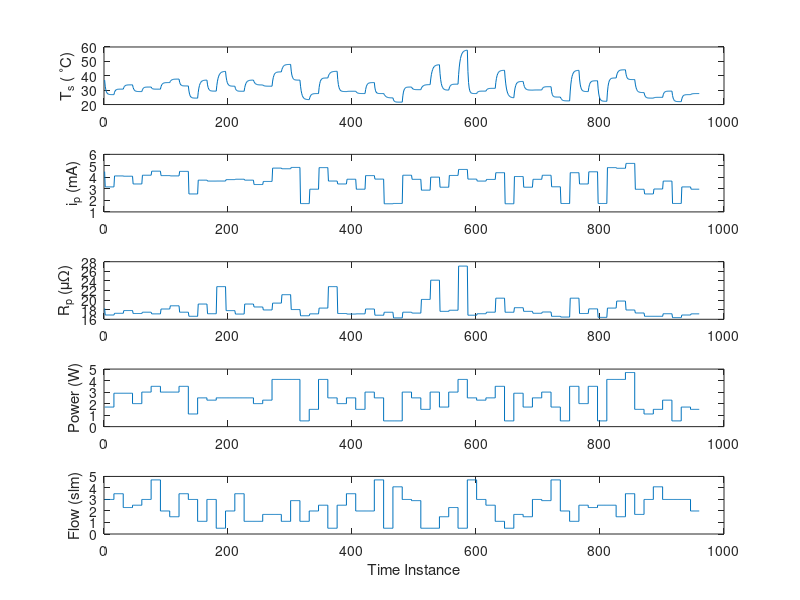

Here is the MATLAB script that generated this plot: (Note: this script raises an error after producing the figure.)
clear all

% Get current directory
directory = pwd;

%%%%%%%%%%%%%%%%%%%%%%%%%%%%%%%%%%%%%%%%%%%%%%%%%%%%%%%%%%%%%%%%%%%%%%%%%%%
% LOAD COLLECTED DATA
%%%%%%%%%%%%%%%%%%%%%%%%%%%%%%%%%%%%%%%%%%%%%%%%%%%%%%%%%%%%%%%%%%%%%%%%%%%
% Choose if you want to overwrite the datasets
overwriteData = 1;

% Sampling time
Tsampling = 0.5;

% Load DAE data
data = load('DAE_data');

x1_data = data.xdVec(2,:)*300-273; % Ts in oC
x2_data = data.xaVec(1,:);         % ip in mA
x3_data = data.xaVec(3,:);         % Rp in 1e-5 Ohm
u1_data = data.uSequence(1,:);     % P_set in W
u2_data = data.uSequence(2,:);     % Flow in slm

% Plot the data to visualize it
figure(1)
subplot(5, 1, 1)
plot(x1_data)
ylabel('T_s ( ^\circC)')
subplot(5, 1, 2)
plot(x2_data)
ylabel('i_p (mA)')
subplot(5, 1, 3)
plot(x3_data)
ylabel('R_p (\mu\Omega)')
subplot(5, 1, 4)
stairs(u1_data)
ylabel('Power (W)')
subplot(5, 1, 5)
stairs(u2_data)
ylabel('Flow (slm)')
xlabel('Time Instance')


%%%%%%%%%%%%%%%%%%%%%%%%%%%%%%%%%%%%%%%%%%%%%%%%%%%%%%%%%%%%%%%%%%%%%%%%%%%
% IDENTIFY THE MODEL
%%%%%%%%%%%%%%%%%%%%%%%%%%%%%%%%%%%%%%%%%%%%%%%%%%%%%%%%%%%%%%%%%%%%%%%%%%%

% Translate to the origin
x1ss = mean(x1_data(1:5));     % Ts
x2ss = mean(x2_data(1:5));     % ip
x3ss = mean(x3_data(1:5));     % Rp
u1ss = mean(u1_data(1:5));     % P
u2ss = mean(u2_data(1:5));     % q

steadyStates = [x1ss, x2ss, x3ss, u1ss, u2ss];
disp(['Steady States = ', num2str(steadyStates)]);


% Work with deviation variables
x1data = x1_data -x1ss;
x2data = x2_data -x2ss;
x3data = x3_data -x3ss;
u1data = u1_data -u1ss;
u2data = u2_data -u2ss;


xdata = [x1data; x2data]';
udata = [u1data; u2data]';

subIDdata = iddata(xdata, udata, Tsampling);
Ndata = subIDdata.N;

modelOrder = size(xdata,2);
% opt = ssestOptions('OutputWeight', [1,0;0,1]);
% sys = ssest(subIDdata,modelOrder, 'DisturbanceModel', 'none', 'Form', 'canonical', 'Ts',Tsampling);
sys = n4sid(subIDdata, modelOrder, 'DisturbanceModel', 'none', 'Form', 'canonical', 'Ts',Tsampling);
% sys = ssregest(subIDdata,modelOrder, 'DisturbanceModel', 'none','Form', 'canonical', 'Ts',1.3);

A = sys.A;
B = sys.B; 
C = sys.C; 


%%%%%%%%%%%%%%%%%%%%%%%%%%%%%%%%%%%%%%%%%%%%%%%%%%%%%%%%%%%%%%%%%%%%%%%%%%%
% VERIFY THE MODEL GRAPHICALLY
%%%%%%%%%%%%%%%%%%%%%%%%%%%%%%%%%%%%%%%%%%%%%%%%%%%%%%%%%%%%%%%%%%%%%%%%%%%

simTime = 0:Tsampling:Tsampling*(size(udata,1)-1);
xCompare = lsim(sys, udata, simTime, xdata(1,:)');
wmaxTrain = max(xdata-xCompare);
wminTrain = min(xdata-xCompare);



%{
figure(2)
subplot(2,1,1)
plot(yCompare(:,1))
hold on
plot(ydata(:,1))
ylabel('Surface Tempearture/C')
subplot(2,1,2)
plot(yCompare(:,2))
hold on
plot(ydata(:,2))
ylabel('Intensity/ a.u.')
xlabel('Time Instance')
legend('Linear Model', 'Experimental Data')
%}

% opt = compareOptions('InitialCondition',ydata(1,:)');
opt = compareOptions('InitialCondition',xdata(1,:)');
figure(2)
compare(subIDdata, sys, opt)
xlabel('Time/s')
legend('Experimental Data', 'Linear Model')


%{
%%
%%%%%%%%%%%%%%%%%%%%%%%%%%%%%%%%%%%%%%%%%%%%%%%%%%%%%%%%%%%%%%%%%%%%%%%%%%%
% VALIDATE MODEL
%%%%%%%%%%%%%%%%%%%%%%%%%%%%%%%%%%%%%%%%%%%%%%%%%%%%%%%%%%%%%%%%%%%%%%%%%%%

% Load and clean the validation dataset
% dataFile = '/users/adbonzanini/Box Sync/Berkeley/Research/Experimental Data/Data_glass_metal/PI_Server_Out_2018-07-05_153054.004726-power_step_metal';
% dataValidation = csvread(dataFile,1, 0);
% dataValidation = dataValidation(1:end-50, :);

% Remove the rows of the dataset in which the oscilloscope malfunctioned
inds=find(dataValidation(:,8)>1e5);
dataValidation(inds,:)=[];
inds=find(dataValidation(:,7)>1e5);
dataValidation(inds,:)=[];

% Translate to the origin
y1ss = mean(dataValidation(1:10,3));     % Ts
y2ss = mean(dataValidation(1:10,27));     % Is
u1ss = mean(dataValidation(1:10,16));    % q
u2ss = mean(dataValidation(1:10,23));    % P

% Work with deviation variables
y1data = dataValidation(:,3)-y1ss;
y2data = dataValidation(:,27) - y2ss;
u1data = dataValidation(:,16)-u1ss;
u2data = dataValidation(:,23)-u2ss;


ydata = [y1data, y2data];
udata = [u1data, u2data];
subIDdataValidation = iddata(ydata, udata, 1.3);


yCompare = lsim(sys, udata, 0:1.3:1.3*size(udata,1)-1);
wmaxValidation = max(ydata-yCompare);
wminValidation = min(ydata-yCompare);
% yCompare = lsim(sys, udata, 0:1.3:1.3*size(udata,1)-1, ydata(1,:));
% figure(3)
% subplot(2,1,1)
% plot(yCompare(:,1))
% hold on
% plot(ydata(:,1))
% ylabel('Surface Tempearture/C')
% subplot(2,1,2)
% plot(yCompare(:,2))
% hold on
% plot(ydata(:,2))
% ylabel('Intensity/ a.u.')
% xlabel('Time Instance')
% legend('Linear Model', 'Experimental Data')

opt = compareOptions('InitialCondition',ydata(1,:)');
figure(3)
compare(subIDdataValidation, sys, opt)
xlabel('Time/s')
legend('Experimental Data', 'Linear Model')
%}

wmaxValidation = zeros(1,2);
wminValidation=zeros(1,2);
maxErrors = max([wmaxTrain;wmaxValidation], [], 1);
minErrors = min([wminTrain;wminValidation], [], 1);
disp(maxErrors)
disp(minErrors)

%%%%%%%%%%%%%%%%%%%%%%%%%%%%%%%%%%%%%%%%%%%%%%%%%%%%%%%%%%%%%%%%%%%%%%%%%%%
% SAVE
%%%%%%%%%%%%%%%%%%%%%%%%%%%%%%%%%%%%%%%%%%%%%%%%%%%%%%%%%%%%%%%%%%%%%%%%%%%
cd ..
if overwriteData==1
    save('APPJmodelDAE', 'A', 'B', 'C', 'steadyStates', 'maxErrors', 'minErrors', 'xdata', 'udata', 'xCompare')
    warning('Datasets overwritten!')
    fprintf('\n')
end

cd(directory)
